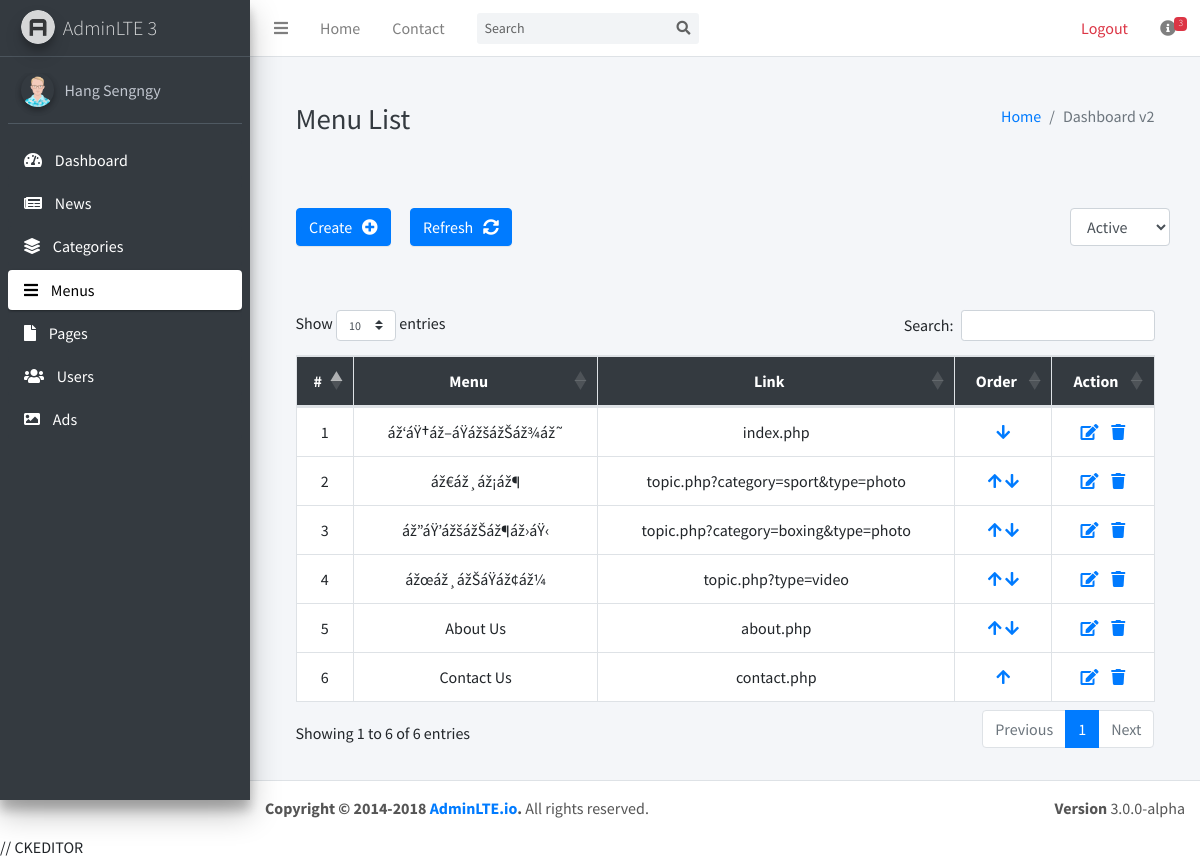
The app's page /admin/pages/menu/index.php?status=1 (signed in) with its own data.
### tables this page shows
CREATE TABLE IF NOT EXISTS `menus` (
  `id` int(11) NOT NULL AUTO_INCREMENT,
  `menu_name` varchar(50) NOT NULL,
  `link` varchar(40) NOT NULL,
  `menu_order` int(11) NOT NULL,
  `active` tinyint(4) DEFAULT '1',
  `create_at` timestamp NOT NULL DEFAULT CURRENT_TIMESTAMP,
  PRIMARY KEY (`id`)
);

### admin/lib/funcDB.php (called while the page is built, shortened)
<?php
    function query($sql){
        $con = mysqli_connect(SERVER, USERNAME, PASSWORD, DB);
        $result = mysqli_query($con, $sql);
        return $result;
    }
    function getMax($table, $field){
        $con = mysqli_connect(SERVER, USERNAME, PASSWORD, DB);
        $sql = "SELECT max($field) AS maximum FROM $table WHERE active=1";
        $result = mysqli_query($con, $sql);
        $row = mysqli_fetch_assoc($result);
        return (int) $row['maximum'];
    }
?>

### admin/pages/menu/index.php (the view, shortened to what this page needs)
<?php
    include('../../lib/funcDB.php');
    include('../../function/function.php');
?>
<?php include('../../template/header.php'); ?>
<?php
    $status = '';
    $select = '';
    if(isset($_GET['status'])){
      $status = $_GET['status'];
      $select = 'selected';
    }
?>
<div class="content-header">
    <div class="container-fluid">
        <div class="row mb-2">
          <div class="col-sm-6">
            <h1 class="m-0 text-dark">Menu List</h1>
          </div>
          <div class="col-sm-6">
            <ol class="breadcrumb float-sm-right">
              <li class="breadcrumb-item"><a href="#">Home</a></li>
              <li class="breadcrumb-item active">Dashboard v2</li>
            </ol>
          </div>
        </div>
    </div>
</div>
<br><br>
<a href="<?= url() . '/pages/menu/create.php' ?>" class="btn btn-primary mb-3 ml-3">Create&nbsp;&nbsp;&nbsp;<i class="fas fa-plus-circle"></i></a>
<a href="<?= url() . '/pages/menu/index.php?status=1' ?>" class="btn btn-primary mb-3 ml-3">Refresh&nbsp;&nbsp;&nbsp;<i class="fas fa-sync-alt"></i></a>
<div class="trash float-right" style="width:100px;">
    <select name="cboMenu" id="cboMenu" class="form-control">
        <option value="1" <?php echo $status==1 ? $select : '' ?>>Active</option>
    </select>
</div>
<section class="content">
    <div class="container-fluid">
    <br><br>
    <table class="table table-bordered table-hover text-center" id="dataTableMenu">
        <thead>
            <tr class="bg-dark">
                <th>#</th>
                <th>Menu</th>
                <th>Link</th>
                <th>Order</th>
                <th>Action</th>
            </tr>
        </thead>
        <tbody>
          <?php
            $sql = "SELECT * FROM menus WHERE active=$status ORDER BY menu_order ASC";
            $menus = query($sql);
            $i = 1;
            foreach($menus as $menu){
          ?>
              <tr style="background-color:white">
                  <td><?= $i ?></td>
                  <td><?= $menu['menu_name'] ?></td>
                  <td><?= $menu['link'] ?></td>
                  <td>
                      <?php
                          if($menu['menu_order'] != 1){
                      ?>
                          <a href="?id=<?= $menu['id'] ?>&order=<?= $menu['menu_order'] ?>&mode=up"><i class="fas fa-arrow-up"></i></a>
                      <?php
                          }
                      ?>
                      <?php
                          if($menu['menu_order'] != getMax('menus', 'menu_order')){
                      ?>
                          <a href="?id=<?= $menu['id'] ?>&order=<?= $menu['menu_order'] ?>&mode=down"><i class="fas fa-arrow-down"></i></a>
                      <?php
                          }
                      ?>
                  </td>
                  <td>
                        <a href="<?= url() . '/pages/menu/edit.php?id=' . $menu['id'] ?>" id="btnEdit"><i class="fas fa-edit"></i></a>&nbsp;&nbsp;&nbsp;
                        <?php
                            if($status == 1){
                        ?>
                            <a href="?delete_id=<?= $menu['id'] ?>"><i class="fas fa-trash"></i></a>
                        <?php
                            }else{
                        ?>
                            <a href="?recycle_id=<?= $menu['id'] ?>"><i class="fas fa-recycle"></i></a>
                        <?php
                            }
                        ?>
                  </td>
              </tr>
          <?php
          $i++;
            }
          ?>
        </tbody>
    </table>
    </div>
</section>
<?php include('../../template/footer1.php'); ?>
<?php include('../../template/footer.php'); ?>

### records on screen
menus: menu_name "áž‘áŸ†áž–áŸážšážŠáž¾áž˜", link "index.php"
menus: menu_name "áž€áž¸áž¡áž¶", link "topic.php?category=sport&type=photo"
menus: menu_name "áž”áŸ’ážšážŠáž¶áž›áŸ‹", link "topic.php?category=boxing&type=photo"
menus: menu_name "ážœáž¸ážŠáŸáž¢áž¼", link "topic.php?type=video"
menus: menu_name "About Us", link "about.php"
menus: menu_name "Contact Us", link "contact.php"

### other values on screen
$fullname "Hang Sengngy"
